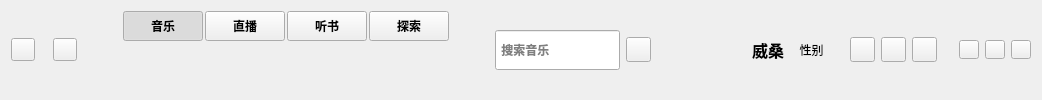
    <widget class="TitleWidget" name="title_widget" native="true">
     <property name="sizePolicy">
      <sizepolicy hsizetype="Preferred" vsizetype="Fixed">
       <horstretch>0</horstretch>
       <verstretch>0</verstretch>
      </sizepolicy>
     </property>
     <property name="mouseTracking">
      <bool>false</bool>
     </property>
     <layout class="QHBoxLayout" name="horizontalLayout_2">
      <item>
       <widget class="QToolButton" name="title_return_toolButton">
        <property name="minimumSize">
         <size>
          <width>22</width>
          <height>22</height>
         </size>
        </property>
        <property name="text">
         <string/>
        </property>
       </widget>
      </item>
      <item>
       <spacer name="horizontalSpacer_4">
        <property name="orientation">
         <enum>Qt::Horizontal</enum>
        </property>
        <property name="sizeType">
         <enum>QSizePolicy::Fixed</enum>
        </property>
        <property name="sizeHint" stdset="0">
         <size>
          <width>12</width>
          <height>20</height>
         </size>
        </property>
       </spacer>
      </item>
      <item>
       <widget class="QToolButton" name="title_refresh_toolButton">
        <property name="minimumSize">
         <size>
          <width>22</width>
          <height>22</height>
         </size>
        </property>
        <property name="text">
         <string/>
        </property>
       </widget>
      </item>
      <item>
       <spacer name="hs">
        <property name="orientation">
         <enum>Qt::Horizontal</enum>
        </property>
        <property name="sizeType">
         <enum>QSizePolicy::Fixed</enum>
        </property>
        <property name="sizeHint" stdset="0">
         <size>
          <width>40</width>
          <height>20</height>
         </size>
        </property>
       </spacer>
      </item>
      <item>
       <layout class="QHBoxLayout" name="horizontalLayout">
        <property name="spacing">
         <number>2</number>
        </property>
        <item>
         <layout class="QVBoxLayout" name="music_verticalLayout">
          <property name="spacing">
           <number>0</number>
          </property>
          <item>
           <widget class="QPushButton" name="title_music_pushButton">
            <property name="minimumSize">
             <size>
              <width>50</width>
              <height>30</height>
             </size>
            </property>
            <property name="font">
             <font>
              <bold>true</bold>
             </font>
            </property>
            <property name="text">
             <string>音乐</string>
            </property>
            <property name="checkable">
             <bool>true</bool>
            </property>
            <property name="checked">
             <bool>true</bool>
            </property>
            <property name="autoExclusive">
             <bool>true</bool>
            </property>
           </widget>
          </item>
          <item>
           <widget class="QLabel" name="index_label1">
            <property name="sizePolicy">
             <sizepolicy hsizetype="Preferred" vsizetype="Preferred">
              <horstretch>0</horstretch>
              <verstretch>0</verstretch>
             </sizepolicy>
            </property>
            <property name="text">
             <string/>
            </property>
            <property name="scaledContents">
             <bool>true</bool>
            </property>
            <property name="alignment">
             <set>Qt::AlignCenter</set>
            </property>
           </widget>
          </item>
         </layout>
        </item>
        <item>
         <layout class="QVBoxLayout" name="live_verticalLayout">
          <property name="spacing">
           <number>0</number>
          </property>
          <item>
           <widget class="QPushButton" name="title_live_pushButton">
            <property name="minimumSize">
             <size>
              <width>50</width>
              <height>30</height>
             </size>
            </property>
            <property name="font">
             <font>
              <bold>true</bold>
             </font>
            </property>
            <property name="text">
             <string>直播</string>
            </property>
            <property name="checkable">
             <bool>true</bool>
            </property>
            <property name="autoExclusive">
             <bool>true</bool>
            </property>
           </widget>
          </item>
          <item>
           <widget class="QLabel" name="index_label2">
            <property name="text">
             <string/>
            </property>
            <property name="scaledContents">
             <bool>true</bool>
            </property>
            <property name="alignment">
             <set>Qt::AlignCenter</set>
            </property>
           </widget>
          </item>
         </layout>
        </item>
        <item>
         <layout class="QVBoxLayout" name="listenBook_verticalLayout">
          <property name="spacing">
           <number>0</number>
          </property>
          <item>
           <widget class="QPushButton" name="title_listenBook_pushButton">
            <property name="minimumSize">
             <size>
              <width>50</width>
              <height>30</height>
             </size>
            </property>
            <property name="font">
             <font>
              <bold>true</bold>
             </font>
            </property>
            <property name="text">
             <string>听书</string>
            </property>
            <property name="checkable">
             <bool>true</bool>
            </property>
            <property name="autoExclusive">
             <bool>true</bool>
            </property>
           </widget>
          </item>
          <item>
           <widget class="QLabel" name="index_label3">
            <property name="text">
             <string/>
            </property>
            <property name="scaledContents">
             <bool>true</bool>
            </property>
            <property name="alignment">
             <set>Qt::AlignCenter</set>
            </property>
           </widget>
          </item>
         </layout>
        </item>
        <item>
         <layout class="QVBoxLayout" name="found_verticalLayout">
          <property name="spacing">
           <number>0</number>
          </property>
          <item>
           <widget class="QPushButton" name="title_found_pushButton">
            <property name="minimumSize">
             <size>
              <width>50</width>
              <height>30</height>
             </size>
            </property>
            <property name="font">
             <font>
              <bold>true</bold>
             </font>
            </property>
            <property name="text">
             <string>探索</string>
            </property>
            <property name="checkable">
             <bool>true</bool>
            </property>
            <property name="autoExclusive">
             <bool>true</bool>
            </property>
           </widget>
          </item>
          <item>
           <widget class="QLabel" name="index_label4">
            <property name="text">
             <string/>
            </property>
            <property name="scaledContents">
             <bool>true</bool>
            </property>
            <property name="alignment">
             <set>Qt::AlignCenter</set>
            </property>
           </widget>
          </item>
         </layout>
        </item>
       </layout>
      </item>
      <item>
       <spacer name="hs2">
        <property name="orientation">
         <enum>Qt::Horizontal</enum>
        </property>
        <property name="sizeType">
         <enum>QSizePolicy::Fixed</enum>
        </property>
        <property name="sizeHint" stdset="0">
         <size>
          <width>40</width>
          <height>20</height>
         </size>
        </property>
       </spacer>
      </item>
      <item>
       <widget class="MySearchLineEdit" name="search_lineEdit">
        <property name="sizePolicy">
         <sizepolicy hsizetype="Preferred" vsizetype="Fixed">
          <horstretch>0</horstretch>
          <verstretch>0</verstretch>
         </sizepolicy>
        </property>
        <property name="minimumSize">
         <size>
          <width>100</width>
          <height>40</height>
         </size>
        </property>
        <property name="maximumSize">
         <size>
          <width>16777215</width>
          <height>40</height>
         </size>
        </property>
        <property name="font">
         <font>
          <bold>true</bold>
         </font>
        </property>
        <property name="placeholderText">
         <string> 搜索音乐</string>
        </property>
       </widget>
      </item>
      <item>
       <widget class="QToolButton" name="listen_toolButton">
        <property name="minimumSize">
         <size>
          <width>25</width>
          <height>25</height>
         </size>
        </property>
        <property name="cursor">
         <cursorShape>PointingHandCursor</cursorShape>
        </property>
        <property name="toolTip">
         <string>听歌识曲</string>
        </property>
        <property name="text">
         <string/>
        </property>
       </widget>
      </item>
      <item>
       <spacer name="hs3">
        <property name="orientation">
         <enum>Qt::Horizontal</enum>
        </property>
        <property name="sizeHint" stdset="0">
         <size>
          <width>40</width>
          <height>20</height>
         </size>
        </property>
       </spacer>
      </item>
      <item>
       <widget class="QLabel" name="title_portrait_label">
        <property name="minimumSize">
         <size>
          <width>40</width>
          <height>40</height>
         </size>
        </property>
        <property name="maximumSize">
         <size>
          <width>40</width>
          <height>40</height>
         </size>
        </property>
        <property name="cursor">
         <cursorShape>PointingHandCursor</cursorShape>
        </property>
        <property name="toolTip">
         <string>头像</string>
        </property>
        <property name="text">
         <string/>
        </property>
        <property name="scaledContents">
         <bool>true</bool>
        </property>
        <property name="alignment">
         <set>Qt::AlignCenter</set>
        </property>
       </widget>
      </item>
      <item>
       <widget class="QLabel" name="title_name_label">
        <property name="minimumSize">
         <size>
          <width>50</width>
          <height>0</height>
         </size>
        </property>
        <property name="font">
         <font>
          <pointsize>12</pointsize>
          <bold>true</bold>
         </font>
        </property>
        <property name="toolTip">
         <string>昵称</string>
        </property>
        <property name="text">
         <string>威桑</string>
        </property>
        <property name="alignment">
         <set>Qt::AlignCenter</set>
        </property>
       </widget>
      </item>
      <item>
       <widget class="QLabel" name="title_gender_label">
        <property name="sizePolicy">
         <sizepolicy hsizetype="Fixed" vsizetype="Fixed">
          <horstretch>0</horstretch>
          <verstretch>0</verstretch>
         </sizepolicy>
        </property>
        <property name="minimumSize">
         <size>
          <width>25</width>
          <height>25</height>
         </size>
        </property>
        <property name="maximumSize">
         <size>
          <width>25</width>
          <height>25</height>
         </size>
        </property>
        <property name="toolTip">
         <string>性别</string>
        </property>
        <property name="text">
         <string>性别</string>
        </property>
        <property name="scaledContents">
         <bool>true</bool>
        </property>
        <property name="alignment">
         <set>Qt::AlignCenter</set>
        </property>
       </widget>
      </item>
      <item>
       <spacer name="hs4">
        <property name="orientation">
         <enum>Qt::Horizontal</enum>
        </property>
        <property name="sizeType">
         <enum>QSizePolicy::Fixed</enum>
        </property>
        <property name="sizeHint" stdset="0">
         <size>
          <width>20</width>
          <height>20</height>
         </size>
        </property>
       </spacer>
      </item>
      <item>
       <widget class="QToolButton" name="theme_toolButton">
        <property name="minimumSize">
         <size>
          <width>25</width>
          <height>25</height>
         </size>
        </property>
        <property name="cursor">
         <cursorShape>PointingHandCursor</cursorShape>
        </property>
        <property name="toolTip">
         <string>主题</string>
        </property>
        <property name="text">
         <string/>
        </property>
       </widget>
      </item>
      <item>
       <widget class="QToolButton" name="message_toolButton">
        <property name="minimumSize">
         <size>
          <width>25</width>
          <height>25</height>
         </size>
        </property>
        <property name="cursor">
         <cursorShape>PointingHandCursor</cursorShape>
        </property>
        <property name="toolTip">
         <string>消息</string>
        </property>
        <property name="text">
         <string/>
        </property>
       </widget>
      </item>
      <item>
       <widget class="QToolButton" name="menu_toolButton">
        <property name="minimumSize">
         <size>
          <width>25</width>
          <height>25</height>
         </size>
        </property>
        <property name="cursor">
         <cursorShape>PointingHandCursor</cursorShape>
        </property>
        <property name="toolTip">
         <string>菜单</string>
        </property>
        <property name="text">
         <string/>
        </property>
       </widget>
      </item>
      <item>
       <widget class="QLabel" name="title_line">
        <property name="sizePolicy">
         <sizepolicy hsizetype="Fixed" vsizetype="Fixed">
          <horstretch>0</horstretch>
          <verstretch>0</verstretch>
         </sizepolicy>
        </property>
        <property name="minimumSize">
         <size>
          <width>10</width>
          <height>15</height>
         </size>
        </property>
        <property name="maximumSize">
         <size>
          <width>10</width>
          <height>15</height>
         </size>
        </property>
        <property name="text">
         <string/>
        </property>
        <property name="scaledContents">
         <bool>true</bool>
        </property>
       </widget>
      </item>
      <item>
       <widget class="RippleButton" name="min_toolButton">
        <property name="cursor">
         <cursorShape>PointingHandCursor</cursorShape>
        </property>
        <property name="toolTip">
         <string>最小化</string>
        </property>
        <property name="text">
         <string/>
        </property>
        <property name="iconSize">
         <size>
          <width>12</width>
          <height>12</height>
         </size>
        </property>
       </widget>
      </item>
      <item>
       <widget class="RippleButton" name="max_toolButton">
        <property name="cursor">
         <cursorShape>PointingHandCursor</cursorShape>
        </property>
        <property name="toolTip">
         <string>最大化</string>
        </property>
        <property name="text">
         <string/>
        </property>
        <property name="iconSize">
         <size>
          <width>12</width>
          <height>12</height>
         </size>
        </property>
       </widget>
      </item>
      <item>
       <widget class="RippleButton" name="close_toolButton">
        <property name="cursor">
         <cursorShape>PointingHandCursor</cursorShape>
        </property>
        <property name="toolTip">
         <string>关闭</string>
        </property>
        <property name="text">
         <string/>
        </property>
        <property name="iconSize">
         <size>
          <width>12</width>
          <height>12</height>
         </size>
        </property>
       </widget>
      </item>
     </layout>
    </widget>
